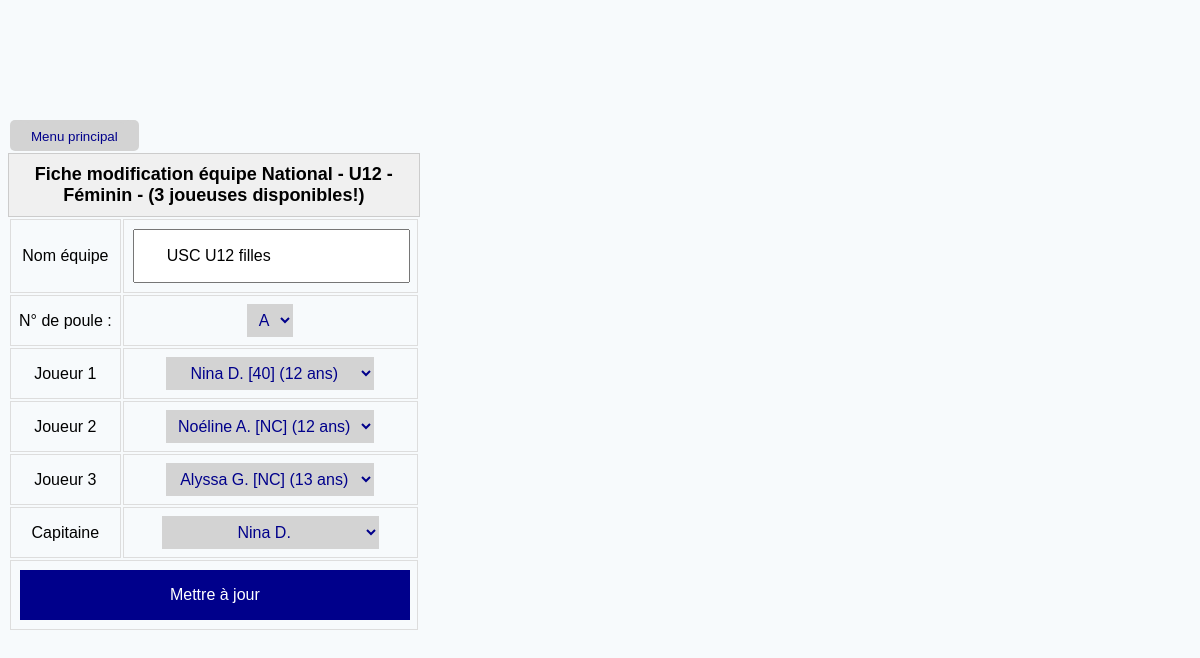
The page /update_team/4 on the database its author committed.
### TennisModel.py (models this page shows, shortened)
class Team(db.Model):
    __tablename__ = 'team'
    id = db.Column(db.Integer, primary_key=True, autoincrement=True)
    name = db.Column(db.String(20), unique=True, nullable=False)
    captainId = db.Column(db.Integer, db.ForeignKey('player.id'))
    poolId = db.Column(db.Integer, db.ForeignKey('pool.id'))
    players = relationship('Player', secondary=player_team_association, back_populates='teams')  # Correction ici
    @property
    def gender(self) -> int:
        if all(p.gender == 0 for p in self.players):
            return 0
        elif all(p.gender == 1 for p in self.players):
            return 1
        else:
            return 2
    @property
    def age_category(self):
        age_categories = AgeCategory.query.all()
        for age_category in age_categories:
            if all(p.has_valid_age(age_category) for p in self.players):
                return age_category
        return None
    @property
    def championship(self):
        return self.pool.championship if self.pool else None
    @property
    def pool(self):
        return Pool.query.get(self.poolId) if self.poolId else None

class Championship(db.Model):
    __tablename__ = 'championship'
    id = db.Column(db.Integer, primary_key=True)
    startDate = db.Column(db.Date, nullable=False)
    endDate = db.Column(db.Date, nullable=False)
    singlesCount = db.Column(db.Integer, nullable=False)
    doublesCount = db.Column(db.Integer, nullable=False)
    divisionId = db.Column(db.Integer, db.ForeignKey('division.id'))  # Ajout de la clé étrangère vers la division
    division = relationship('Division')  # Relation avec la division
    pools = relationship('Pool', back_populates='championship')  # Relation avec les poules du championnat
    @property
    def name(self):
        division = Division.query.get(self.divisionId)
        return f'{division.name}'

class Division(db.Model):
    __tablename__ = 'division'
    id = db.Column(db.Integer, primary_key=True)
    type = db.Column(db.Integer, nullable=False)  # Champ National/Prenational/Regional/Departmental
    number = db.Column(db.Integer, nullable=True)  # Niveau de division dans la catégorie définie dans type
    gender = db.Column(db.Integer, nullable=False)  # Champ masculin/féminin (0 pour masculin, 1 pour féminin, 2 pour mixte)
    ageCategoryId = db.Column(db.Integer, db.ForeignKey('age_category.id'), nullable=False)
    ageCategory = relationship('AgeCategory')
    @property
    def name(self) -> str:
        categories = {0: 'National', 1: 'Prénational', 2: 'Régional', 3: 'Départemental'}
        gender = {0: 'Masculin', 1: 'Féminin', 2: 'Mixte'}
        level = f' {self.number}' if self.number else ''
        return f'{categories[self.type]}{level} - {self.ageCategory} - {gender[self.gender]}'

class AgeCategory(db.Model):
    __tablename__ = 'age_category'
    id = db.Column(db.Integer, primary_key=True)
    type = db.Column(db.Integer, nullable=False)  # Champ Jeunes/Seniors/Vétérans (0 pour jeunes, 1 pour seniors, 2 pour vétérans)
    minAge = db.Column(db.Integer, nullable=False)
    maxAge = db.Column(db.Integer, nullable=False)
    @property
    def name(self) -> str:
        categories = {0: 'Jeunes', 1: 'Seniors', 2: 'Seniors Plus'}
        if self.type == 0:
            return f'U{self.minAge}'
        elif self.type == 1:
            return categories[self.type]
        else:
            return f'{categories[self.type]} {self.minAge}'
    def __repr__(self):
        return f'{self.name}'

### flask_app.py (the view, shortened to what this page needs)
@app.route('/update_team/<int:id>', methods=['GET', 'POST'])
def update_team(id):
    team: Team = Team.query.get_or_404(id)
    app.logger.debug(f'team in database: {(team.id, id, team.name)} - players: {team.players}')
    players_dict = {}
    age_category = team.age_category
    app.logger.debug(f"gender = {team.gender} - age_category = {age_category}")
    active_players = get_players_order_by_ranking(gender=team.gender, age_category=age_category)
    app.logger.debug(f"{len(active_players)} players = {active_players}")
    sorted_team_players = sorted(team.players, key=lambda p: p.ranking)
    if active_players:
        max_players = min(10, len(active_players))
        return render_template('update_team.html', team=team, sorted_team_players=sorted_team_players, players=active_players, max_players=max_players, form=request.form)
    else:
        default_club = Club.query.filter_by(name=app.config['DEFAULT_CLUB']['name']).first()
        flash(f'Tâche impossible! Aucun joueur existant ou disponible dans le club {default_club}!', 'error')
        return render_template('index.html')

### TennisModel.py (called while the page is built)
    def __lt__(self, other):
        return self.id < other.id

    def __repr__(self):
        return self.value

    @property
    def gender(self):
        return self.license.gender

    @property
    def ranking(self):
        license = License.query.get(self.licenseId)
        return Ranking.query.get(license.rankingId)

    @property
    def name(self):
        return f'{self.license.firstName} {self.license.lastName[0]}.'

    @property
    def age(self) -> int:
        today = datetime.now()
        return today.year - self.birthDate.year - ((today.month, today.day) < (self.birthDate.month, self.birthDate.day))

    def has_valid_age(self, age_category) -> bool:
        return age_category.minAge <= self.age <= age_category.maxAge

    def __repr__(self):
        return f'{self.name}'

### common.py (called while the page is built, shortened)
def get_players_order_by_ranking(gender: int, asc_param=True, age_category=None) -> List[Player]:
    logger = logging.getLogger(__name__)
    order = asc if asc_param else desc
    if gender in [Gender.Male.value, Gender.Female.value]:
        players = Player.query \
            .join(Player.license) \
            .join(License.ranking) \
            .filter(Player.isActive, License.gender == gender) \
            .order_by(order(Ranking.id)) \
            .all()
        if age_category:
            players = [player for player in players if player.has_valid_age(age_category)]
    return players

### flask_app.py (called while the page is built)
@app.before_request
def create_tables():
    db.create_all()

### templates/update_team.html (shortened to what this page needs)
{% extends 'base.html' %}
{% block main %}
{% set gender_label = 'joueuses' if team.gender else 'joueurs' %}
<main>
    <form action="{{ url_for('update_team', id=team.id) }}" method="POST">
        <table class="update-form">
            <caption class="table-caption">Fiche modification équipe {{ team.championship.name }} - ({{ players|length }} {{ gender_label }} disponibles!) </caption>
            <tr>
                <td><label for="name">Nom équipe</label></td>
                <td><input type="text" name="name" value="{{ team.name }}"></td>
            </tr>
            <tr>
                <td><label for="pool">N° de poule :</label></td>
                <td>
                    <select name="letter">
                        {% for letter in ['A', 'B', 'C', 'D', 'E', 'F'] %}
                        <option value="{{ letter }}" {% if team and team.pool.letter == letter %} selected {% endif %}>{{ letter }}</option>
                        {% endfor %}
                    </select>
                </td>
            </tr>
            {% for player_num in range(1, max_players + 1) %}
            {% set team_player = sorted_team_players[player_num - 1] if player_num <= max_players else None %}
            <tr>
                <td><label for="player_name_{{ player_num }}">Joueur {{ player_num }}</label></td>
                <td>
                    <select name="player_name_{{ player_num }}">
                        {% for player in players %}
                        {% if team_player and team_player.id == player.id %}
                        <option value="{{ player.id }}" selected>
                            {{ player.name }} [{{ player.ranking }}] ({{ player.age }} ans)
                        </option>
                        {% else %}
                        <option value="{{ player.id }}">
                            {{ player.name }} [{{ player.ranking }}] ({{ player.age }} ans)
                        </option>
                        {% endif %}
                        {% endfor %}
                    </select>
                </td>
            </tr>
            {% endfor %}
            <tr>
                <td><label for="captain_id">Capitaine</label></td>
                <td>
                    <select name="captain_id">
                        {% for player in players %}
                        {% if team.captainId == player.id %}
                        <option value="{{ player.id }}" selected>{{ player.name }}</option>
                        {% else %}
                        <option value="{{ player.id }}">{{ player.name }}</option>
                        {% endif %}
                        {% endfor %}
                    </select>
                </td>
            </tr>
            <tr>
                <td colspan="2"><input type="submit" value="Mettre à jour"></td>
            </tr>
        </table>
    </form>
</main>
{% endblock main %}

### static/css/style.css (style rules this page uses)
body { background-color: #F7FAFC; justify-content: center; margin-top: 10%; font-family: Arial, Helvetica, sans-serif; }
form { display: flexbox; width: 100%; }
input { padding: 16px 32px; margin: 1px; box-sizing: border-box; width: 100%; font-size: 16px; }
input::placeholder { font-size: 16px; }
input[type="submit"] { background-color: darkblue; border: none; color: white; padding: 16px 32px; text-decoration: none; cursor: pointer; font-size: 16px; }
table.update-form tr td select { text-align: center; color: darkblue; background-color: lightgray; padding: 7px; border: none; border-collapse: collapse; }
table.update-form select { font-size: 16px; }
main { display: grid; justify-items: center; }
th, td { border: 1px solid #ddd; padding: 8px; text-align: center; }
.table-caption { font-weight: bold; font-size: 18px; padding: 10px; border: 1px solid #ccc; background-color: #f0f0f0; }

### rows shown on the page
Team: championship.name "National - U12 - Féminin", name "USC U12 filles", letter "A"

### other values the page prints
{{ players|length }} "3"
{{ gender_label }} "joueuses"
{{ player_num }} "1" "2" "3"
form field value "Nina D. [40] (12 ans)"
form field value "Noéline A. [NC] (12 ans)"
form field value "Alyssa G. [NC] (13 ans)"
form field captain_id "Nina D."
